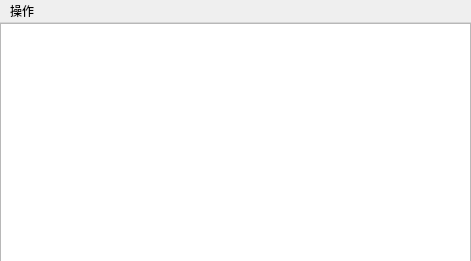
<?xml version="1.0" encoding="UTF-8"?>
<ui version="4.0">
 <class>MainWindow</class>
 <widget class="QMainWindow" name="MainWindow">
  <property name="windowModality">
   <enum>Qt::WindowModal</enum>
  </property>
  <property name="geometry">
   <rect>
    <x>0</x>
    <y>0</y>
    <width>471</width>
    <height>261</height>
   </rect>
  </property>
  <property name="contextMenuPolicy">
   <enum>Qt::ActionsContextMenu</enum>
  </property>
  <property name="windowTitle">
   <string>哈夫曼压缩</string>
  </property>
  <property name="toolTipDuration">
   <number>-1</number>
  </property>
  <property name="tabShape">
   <enum>QTabWidget::Triangular</enum>
  </property>
  <widget class="QWidget" name="centralWidget">
   <widget class="QTextEdit" name="textEdit">
    <property name="geometry">
     <rect>
      <x>0</x>
      <y>0</y>
      <width>471</width>
      <height>241</height>
     </rect>
    </property>
   </widget>
  </widget>
  <widget class="QMenuBar" name="menuBar">
   <property name="geometry">
    <rect>
     <x>0</x>
     <y>0</y>
     <width>471</width>
     <height>26</height>
    </rect>
   </property>
   <widget class="QMenu" name="menu">
    <property name="title">
     <string>操作</string>
    </property>
    <addaction name="action"/>
   </widget>
   <addaction name="menu"/>
  </widget>
  <action name="action_decode">
   <property name="text">
    <string>解压文件</string>
   </property>
  </action>
  <action name="action_2">
   <property name="text">
    <string>添加</string>
   </property>
  </action>
  <action name="action">
   <property name="text">
    <string>使用说明</string>
   </property>
  </action>
 </widget>
 <layoutdefault spacing="6" margin="11"/>
 <resources/>
 <connections/>
</ui>
